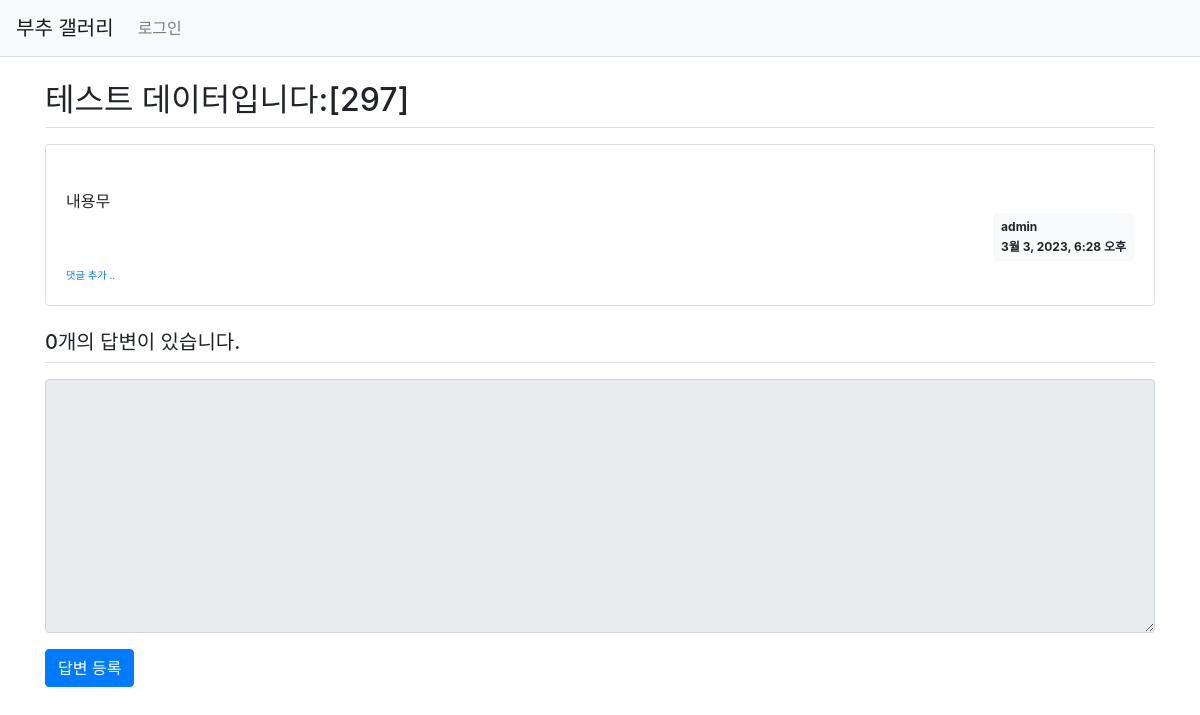
The app's page /pybo/302/, older data.
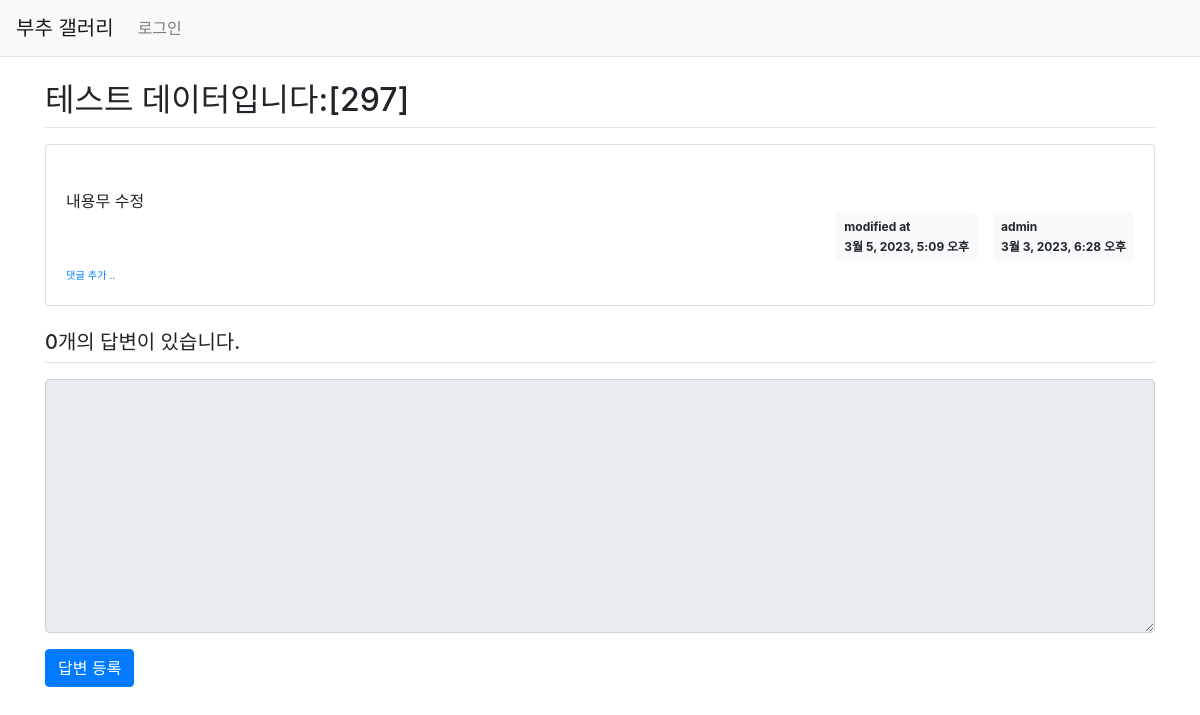
The same page, newer data.
### pybo/models.py (models this page shows, shortened)
class Question(models.Model):
    author = models.ForeignKey(User, on_delete=models.CASCADE)
    subject = models.CharField(max_length=200)
    content = models.TextField()
    create_date = models.DateTimeField()
    modify_date = models.DateTimeField(null=True, blank=True)

### pybo/views/base_views.py (the view)
# urls.py: path('<int:question_id>/', base_views.detail, name='detail'),
def detail(request, question_id):
    question = get_object_or_404(Question, pk=question_id)
    context = {'question': question}
    return render(request, 'pybo/question_detail.html', context)

### templates/pybo/question_detail.html (shortened to what this page needs)
{% extends 'base.html' %}
{% block content %}
    <div class="container my-3">
        <h2 class="border-bottom py-2">{{ question.subject }}</h2>
        <div class="card my-3">
            <div class="card-body">
                <div class="card-text" style="white-space: pre-line;">
                    {{ question.content }}
                </div>
                <div class="d-flex justify-content-end">
                    {% if question.modify_date %}
                        <div class="badge badge-light p-2 text-left mx-3">
                            <div class="mb-2">modified at</div>
                            <div>{{ question.modify_date }}</div>
                        </div>
                    {% endif %}
                    <div class="badge badge-light p-2 text-left">
                        <div class="mb-2">{{ question.author.username }}</div>
                        <div>{{ question.create_date }}</div>
                    </div>
                </div>
                <div>
                    <a href="{% url 'pybo:comment_create_question' question.id %}" class="small"><small>댓글 추가 ..</small></a>
                </div>
            </div>
        </div>
        <h5 class="border-bottom my-3 py-2">
            {{ question.answer_set.count }}개의 답변이 있습니다.
        </h5>
        <form action="{% url 'pybo:answer_create' question.id %}" method="post" class="my-3">
            <div class="form-group">
                <textarea name="content" id="content"
                          {% if not user.is_authenticated %}disabled{% endif %}
                          class="form-control" rows="10"></textarea>
            </div>
            <input type="submit" value="답변 등록" class="btn btn-primary">
        </form>
    </div>
{% endblock %}

Row changes from the older to the newer data that the page shows:
changed Question "테스트 데이터입니다:[297]": content "내용무" → "내용무 수정"; modify_date (not shown) → "3월 5, 2023, 5:09 오후"
Text that changed along with them:
text now shown: "modified at"
